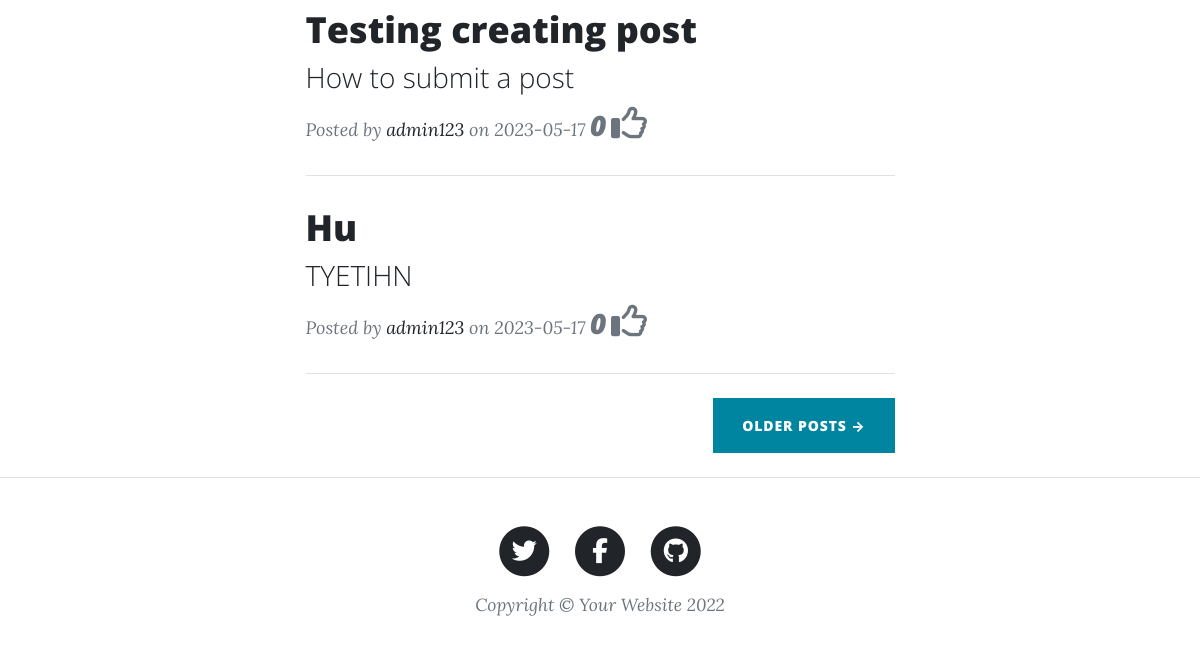
/admin123 (signed in, lower part), run on an earlier commit of the app's database.
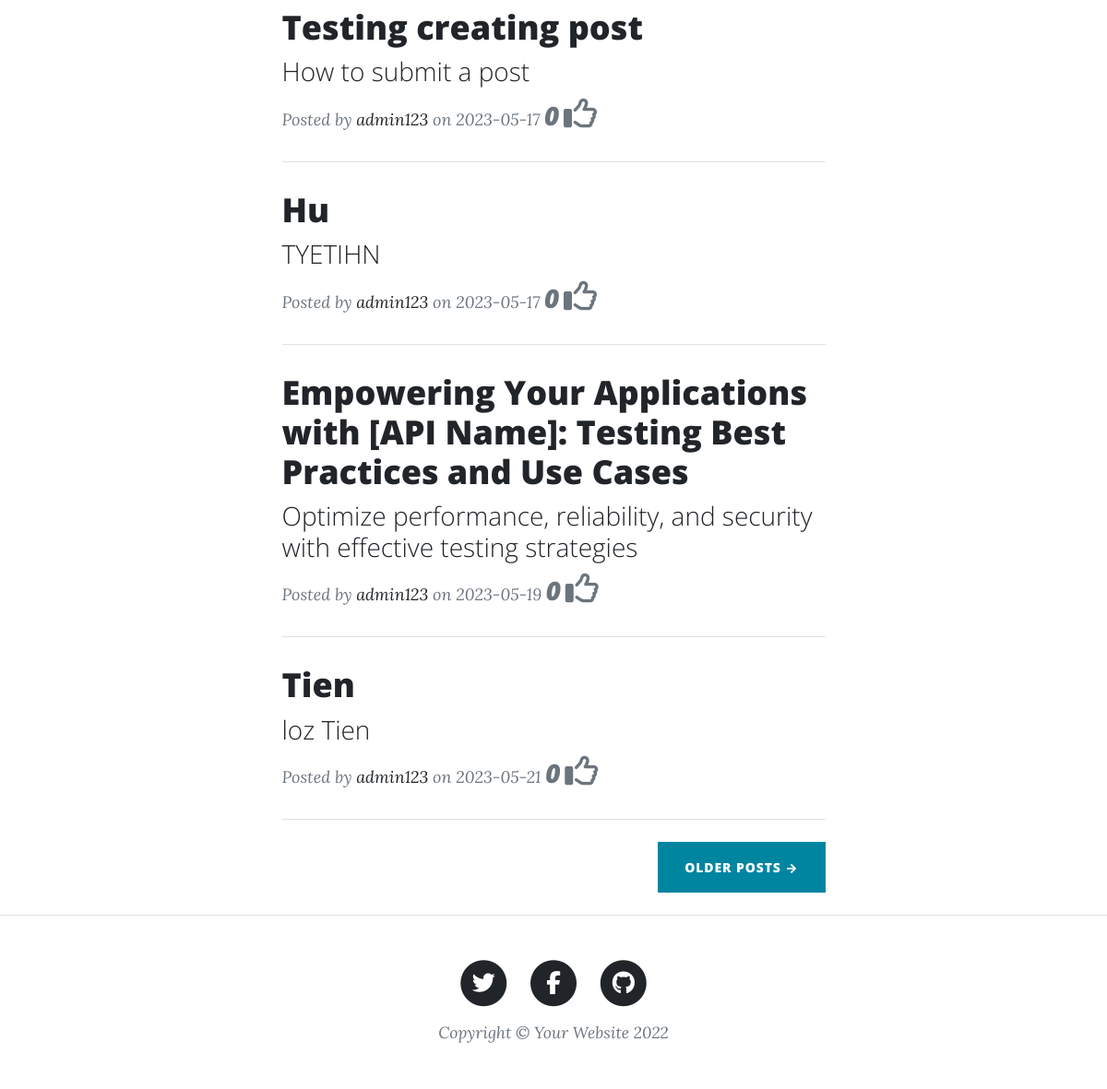
And on a later commit of the database.
### BetterBlog/models.py (models this page shows)
class Post(db.Model):
    id = db.Column(db.Integer, primary_key=True)
    title = db.Column(db.String(250), unique=True, nullable=False)
    subtitle = db.Column(db.String(250), nullable=False)
    date_created = db.Column(db.String(150), default=datetime.today())
    body = db.Column(db.Text, nullable=False)
    author = db.Column(db.Integer, db.ForeignKey('user.id', ondelete="CASCADE"), nullable=False)
    img_url = db.Column(db.String(250), nullable=False)
    comments = db.relationship('Comment', backref='post', passive_deletes=True)
    likes = db.relationship('Like', backref="post", passive_deletes=True)
    def __repr__(self):
        return f'<Post "{self.title}">'

### BetterBlog/views.py (the view)
@view.route('/<user>', methods=["GET", "POST"])
@login_required
def get_user_post(user):
    name = get_user_name()
    try:
        posts = Post.query.filter_by(author=user).all()
        print(posts)
    except Exception as e:
        print(e)
        return render_template("handler/404.html")
    return render_template("index.html", all_posts=posts, name=name)

### BetterBlog/views.py (called while the page is built)
def get_user_name():
    if current_user.is_authenticated:
        return current_user.username
    return "GUEST"

### BetterBlog/templates/index.html (shortened to what this page needs)
{% include "header.html" %}
<div class="container px-4 px-lg-5">
    <div class="row gx-4 gx-lg-5 justify-content-center">
        <div class="col-md-10 col-lg-8 col-xl-7">
            {% for post in all_posts %}
            <div class="lazy post-preview">
                <a href="post/{{post.id}}">
                    <h2 class="post-title">{{post.title}}</h2>
                    <h3 class="post-subtitle">{{post.subtitle}}</h3>
                </a>
                <p class="post-meta">
                    Posted by
                    <a href="#!">{{post.author}}</a>
                    on {{post.date_created}} <span class="h3">{{post.likes|length}}</span>&nbsp<i
                        class="fa-regular fa-thumbs-up fa-2x"></i>
                </p>
            </div>
            <hr class="my-4"/>
            {% endfor %}
            <div class="d-flex justify-content-end mb-4"><a class="btn btn-primary text-uppercase"
                                                            href="{{url_for('views.getAllPost')}}">Older Posts
                →</a></div>
        </div>
    </div>
</div>
{% include "footer.html" %}

### BetterBlog/templates/header.html (shortened to what this page needs)
<!DOCTYPE html>
<html lang="en">
<head>
    <link href="https://cdn.jsdelivr.net/npm/bootstrap@5.0.2/dist/css/bootstrap.min.css"
 rel="stylesheet">
    <link href="{{url_for('static',filename='css/styles.css')}}" rel="stylesheet" type="text/css"/>
</head>
<body>

### BetterBlog/templates/footer.html (shortened to what this page needs)
        <footer class="border-top">
            <div class="container px-4 px-lg-5">
                <div class="row gx-4 gx-lg-5 justify-content-center">
                    <div class="col-md-10 col-lg-8 col-xl-7">
                        <ul class="list-inline text-center">
                            <li class="list-inline-item">
                                <a href="#!">
                                    <span class="fa-stack fa-lg">
                                        <i class="fas fa-circle fa-stack-2x"></i>
                                        <i class="fab fa-twitter fa-stack-1x fa-inverse"></i>
                                    </span>
                                </a>
                            </li>
                            <li class="list-inline-item">
                                <a href="#!">
                                    <span class="fa-stack fa-lg">
                                        <i class="fas fa-circle fa-stack-2x"></i>
                                        <i class="fab fa-facebook-f fa-stack-1x fa-inverse"></i>
                                    </span>
                                </a>
                            </li>
                            <li class="list-inline-item">
                                <a href="#!">
                                    <span class="fa-stack fa-lg">
                                        <i class="fas fa-circle fa-stack-2x"></i>
                                        <i class="fab fa-github fa-stack-1x fa-inverse"></i>
                                    </span>
                                </a>
                            </li>
                        </ul>
                        <div class="small text-center text-muted fst-italic">Copyright &copy; Your Website 2022</div>
                    </div>
                </div>
            </div>
        </footer>
        </body>
        </html>

What changed in the data, as far as the page shows it:
added Post: title "Empowering Your Applications with [API Name]: Testing Best Practices and Use Cases", subtitle "Optimize performance, reliability, and security with effective testing strategies", author "admin123", date_created "2023-05-19", likes|length "0"
added Post: title "Tien", subtitle "loz Tien", author "admin123", date_created "2023-05-21", likes|length "0"
